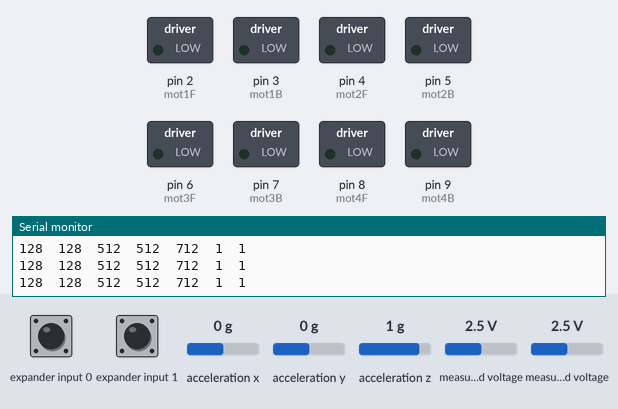
This sketch was run on a simulated Arduino Uno, built with avr-gcc and run on an emulated ATmega328P. On the bench: switched loads named in the sketch (green lamp = pin HIGH), the last lines printed to the serial monitor. Wiring (inferred from the names in the program): Wii Nunchuk at I2C address 0x52. Inputs (shaded band) come from the test bench; at power-on: measured voltage 2.5 V, expander input 0 HIGH, expander input 1 HIGH, acceleration x 0 g, acceleration y 0 g, acceleration z 1 g.

Above: at 1.2 s.
1.3 s: measured voltage (sensor 200) set to 1.7 V
2.8 s: measured voltage (sensor 200) set to 1.4 V
At 3.5 s:
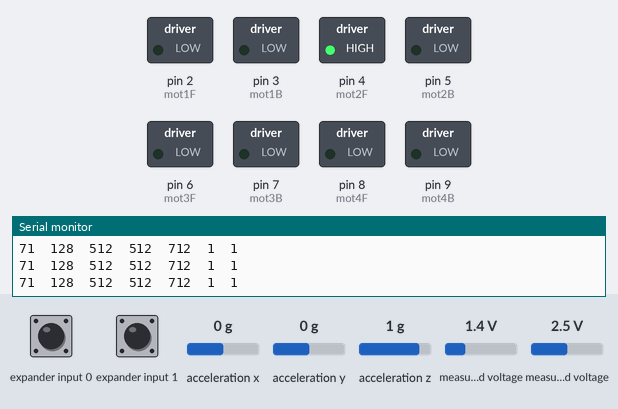
4.3 s: measured voltage (sensor 201) set to 1.7 V
5.8 s: measured voltage (sensor 201) set to 1.4 V
At 6.6 s:
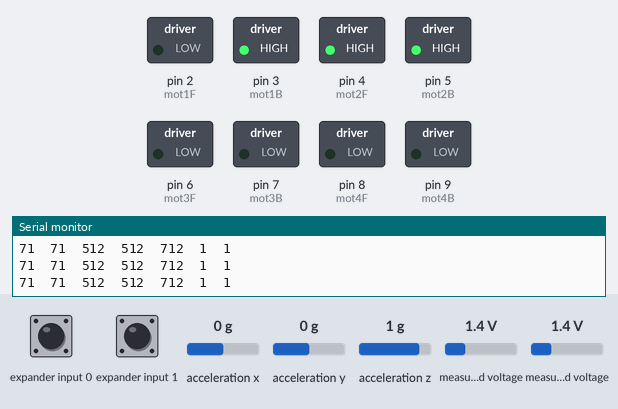
7.3 s: measured voltage (sensor 201) set to 3.8 V
At 7.6 s:
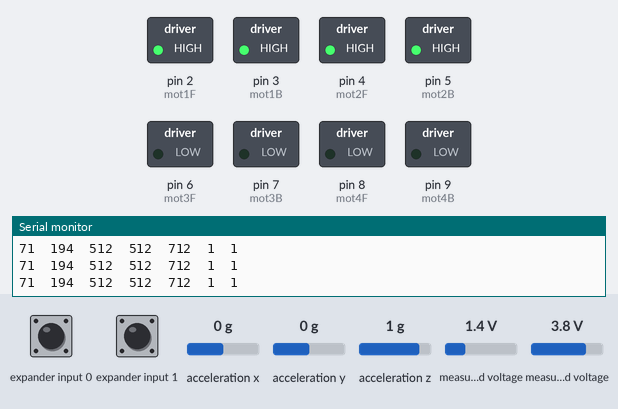
8.8 s: measured voltage (sensor 201) set to 3.4 V
At 9.8 s:
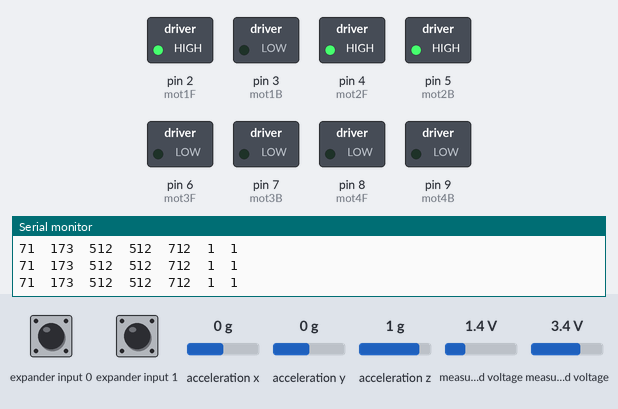
Timing chart, 0 to 11.3 s (numbered marks = the images above; inputs shaded):
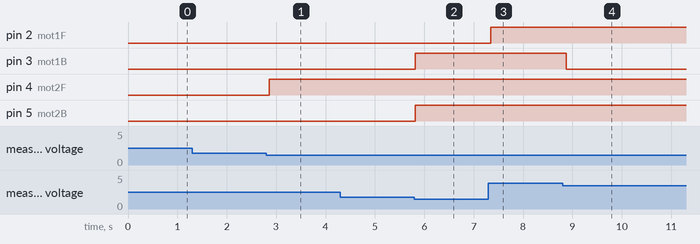

The sketch:

ROVNunchuckControl.ino
```cpp
//   Derived from code developed by Chad Phillips, see:  http://windmeadow.com/node/42
//
//   For info on wiring up the chuck to the Arduino, download Bionic Arduino Class 4 from TodBot blog:
//   http://todbot.com/blog/2007/11/24/bionic-arduino-class-notes-3-4/
//
//   Further derived from XenonJohn in this tutorial: http://www.instructables.com/id/Wii-Nunchuck-as-general-purpose-controller-via-Ard/
//   http://www.instructables.com/files/orig/FQM/OY8B/G8LWOSNX/FQMOY8BG8LWOSNX.tmp


// Inputs:
// 5V output on Arduino to Nunchuck (works better than using 3.3V line)
// GND
// SDA (data) to analog pin 4
// SCK (clock)to analog pin 5
// the middle upper and middle lower contacts of nunchuck plug are not used

// Outputs:
// Outputs +5V to these pins when recieving Analog input from nunchuck:
//   Digital Pin 2: Motor 1 Forwards
//   Digital Pin 3: Motor 1 Backwards
//   Digital Pin 4: Motor 2 Forwards
//   Digital Pin 5: Motor 2 Backwards
//   Digital Pin 6: Motor 3 Forwards   }
//   Digital Pin 7: Motor 3 Backwards  } These motors run together
//   Digital Pin 8: Motor 4 Forwards   } for Surfacing/Diving
//   Digital Pin 9: Motor 4 Backwards  }

#include <Wire.h>
#include <string.h>

#undef int
#include <stdio.h>

uint8_t outbuf[6];		// array to store arduino output
int cnt = 0;
int ledPin = 13;

#define mot1F 2   //defines pin 2 as output for joystick : fwd/bwd, turn
#define mot1B 3   //defines pin 3 as output for joystick : fwd/bwd, turn
#define mot2F 4   //defines pin 4 as output for joystick : fwd/bwd, turn
#define mot2B 5   //defines pin 5 as output for joystick : fwd/bwd, turn
#define mot3F 6   //defines pin 6 as output for joystick : up/down, tilt
#define mot3B 7   //defines pin 7 as output for joystick : up/down, tilt
#define mot4F 8   //defines pin 8 as output for joystick : up/down, tilt
#define mot4B 9   //defines pin 9 as output for joystick : up/down, tilt

void setup ()
{
  //Outputs serial data to serial monitor
  Serial.begin (19200);  //Runs at 19200 baud rate
  Serial.print ("Finished setup\n");

  pinMode(mot1F, OUTPUT); //tell arduino it is an output
  pinMode(mot2F, OUTPUT); //tell arduino it is an output
  pinMode(mot3F, OUTPUT); //tell arduino it is an output
  pinMode(mot4F, OUTPUT); //tell arduino it is an output
  pinMode(mot1B, OUTPUT); //tell arduino it is an output
  pinMode(mot2B, OUTPUT); //tell arduino it is an output
  pinMode(mot3B, OUTPUT); //tell arduino it is an output
  pinMode(mot4B, OUTPUT); //tell arduino it is an output


  Wire.begin ();    // join i2c bus with address 0x52
  nunchuck_init (); // send the initilization handshake
}

void nunchuck_init ()
{
  Wire.beginTransmission (0x52);	// transmit to device 0x52
  Wire.write (0x40);		// sends memory address
  Wire.write (0x00);		// sends sent a zero.
  Wire.endTransmission ();	// stop transmitting
}

void send_zero ()
{
  Wire.beginTransmission (0x52);	// transmit to device 0x52
  Wire.write (0x00);		// sends one byte
  Wire.endTransmission ();	// stop transmitting
}

void loop ()
{
  Wire.requestFrom (0x52, 6);	// request data from nunchuck
  while (Wire.available ())
  {
    outbuf[cnt] = nunchuk_decode_byte (Wire.read());	// receive byte as an integer
    digitalWrite (ledPin, HIGH);	// sets the LED on
    cnt++;
  }

  // If we recieved the 6 bytes, then go print them
  if (cnt >= 5)
  {
    print ();
  }

  cnt = 0;
  send_zero (); // send the request for next bytes
  delay (100);
}

// Print the input data we have recieved
// accel data is 10 bits long
// so we read 8 bits, then we have to add
// on the last 2 bits.  That is why I
// multiply them by 2 * 2
void print ()
{
  int joy_x_axis = outbuf[0];
  int joy_y_axis = outbuf[1];
  int accel_x_axis = outbuf[2] * 2 * 2;
  int accel_y_axis = outbuf[3] * 2 * 2;
  int accel_z_axis = outbuf[4] * 2 * 2;

  int z_button = 0;
  int c_button = 0;

  // byte outbuf[5] contains bits for z and c buttons
  // it also contains the least significant bits for the accelerometer data
  // so we have to check each bit of byte outbuf[5]
  if ((outbuf[5] >> 0) & 1)
  {
    z_button = 1;
  }
  if ((outbuf[5] >> 1) & 1)
  {
    c_button = 1;
  }

  if ((outbuf[5] >> 2) & 1)
  {
    accel_x_axis += 2;
  }
  if ((outbuf[5] >> 3) & 1)
  {
    accel_x_axis += 1;
  }

  if ((outbuf[5] >> 4) & 1)
  {
    accel_y_axis += 2;
  }
  if ((outbuf[5] >> 5) & 1)
  {
    accel_y_axis += 1;
  }

  if ((outbuf[5] >> 6) & 1)
  {
    accel_z_axis += 2;
  }
  if ((outbuf[5] >> 7) & 1)
  {
    accel_z_axis += 1;
  }


  //Bind Controls to motor function
  // Nunchuck Joystick Forward = Motor 1 F + Motor 2 F
  // Nunchuck Joystick Backward = Motor 1 B + Motor 2 B
  // Nunchuck Joystick Right = Motor 1 B + Motor 2 F
  // Nunchuck Joystick Left
  // Nunchuck C Button
  // Nunchuck Z Button

  int j = joy_y_axis;
  int k = joy_x_axis;

  if(j > 180){
    digitalWrite(mot1F, HIGH);
    digitalWrite(mot2F, HIGH);
  }
  else if(j < 80){
    digitalWrite(mot1B, HIGH);
    digitalWrite(mot2B, HIGH);
  }
  else if(k >180){
    digitalWrite(mot1F, HIGH);
    digitalWrite(mot2B, LOW);
  }
  else if(k <80){
    digitalWrite(mot1B, LOW);
    digitalWrite(mot2F, HIGH);

  }
  else if (z_button < 1 && c_button == 1) {  //if pressing z button only, steer on left/right joystick
    digitalWrite(mot3B, HIGH);
    digitalWrite(mot4B, HIGH);
  }
  else if (z_button == 1 && c_button < 1) {  //if c button only pressed then steer on accelerometer
    digitalWrite(mot3F, HIGH);
    digitalWrite(mot4F, HIGH);
  }
  else{
    digitalWrite(mot1F, LOW);
    digitalWrite(mot1B, LOW);
    digitalWrite(mot2F, LOW);
    digitalWrite(mot2B, LOW);
    digitalWrite(mot3F, LOW);
    digitalWrite(mot4F, LOW);
    digitalWrite(mot3B, LOW);
    digitalWrite(mot4B, LOW);
  }


  /*  Include these commands if you want to watch the data values streaming from chuck in the serial viewer window on your PC*/
  Serial.print (joy_x_axis, DEC); //values seen: 37left 134mid  234right
  Serial.print ("\t");

  Serial.print (joy_y_axis, DEC); //values seen: 218forward  124mid  23back
  Serial.print ("\t");

  Serial.print (accel_x_axis, DEC); //values: 312tiltedleft  512mid  745tiltedright
  Serial.print ("\t");

  Serial.print (accel_y_axis, DEC); //values: tippedforward754  mid576   tippedback361
  Serial.print ("\t");

  Serial.print (accel_z_axis, DEC);  // values: hovers around 530 - 743
  Serial.print ("\t");

  Serial.print (z_button, DEC); //NB: 0 when pressed, 1 when not (i.e. opposite of what you might expect)
  Serial.print ("\t");

  Serial.print (c_button, DEC); //NB: 0 when pressed, 1 when not (i.e. opposite of what you might expect)
  Serial.print ("\t");

  Serial.print ("\r\n");
}

// Encode data to format that most wiimote drivers except
// only needed if you use one of the regular wiimote drivers
char
nunchuk_decode_byte (char x)
{
  x = (x ^ 0x17) + 0x17;
  return x;
}
```

Measured:
- the behaviour switches between 1.6 and 1.5 V on measured voltage (sensor 200) (found by bisection; images 0 and 1)
- the behaviour switches between 1.6 and 1.5 V on measured voltage (sensor 201) (found by bisection; images 1 and 2)
- the behaviour switches between 3.6 and 3.5 V on measured voltage (sensor 201) (found by bisection; images 3 and 4)
- after the input at 2.8 s, pin 4 (mot2F): LOW → HIGH after 0.06 s
- after the input at 5.8 s, pin 3 (mot1B), pin 5 (mot2B): LOW → HIGH at once
- after the input at 7.3 s, pin 2 (mot1F): LOW → HIGH at once
- after the input at 8.8 s, pin 3 (mot1B): HIGH → LOW after 0.07 s
